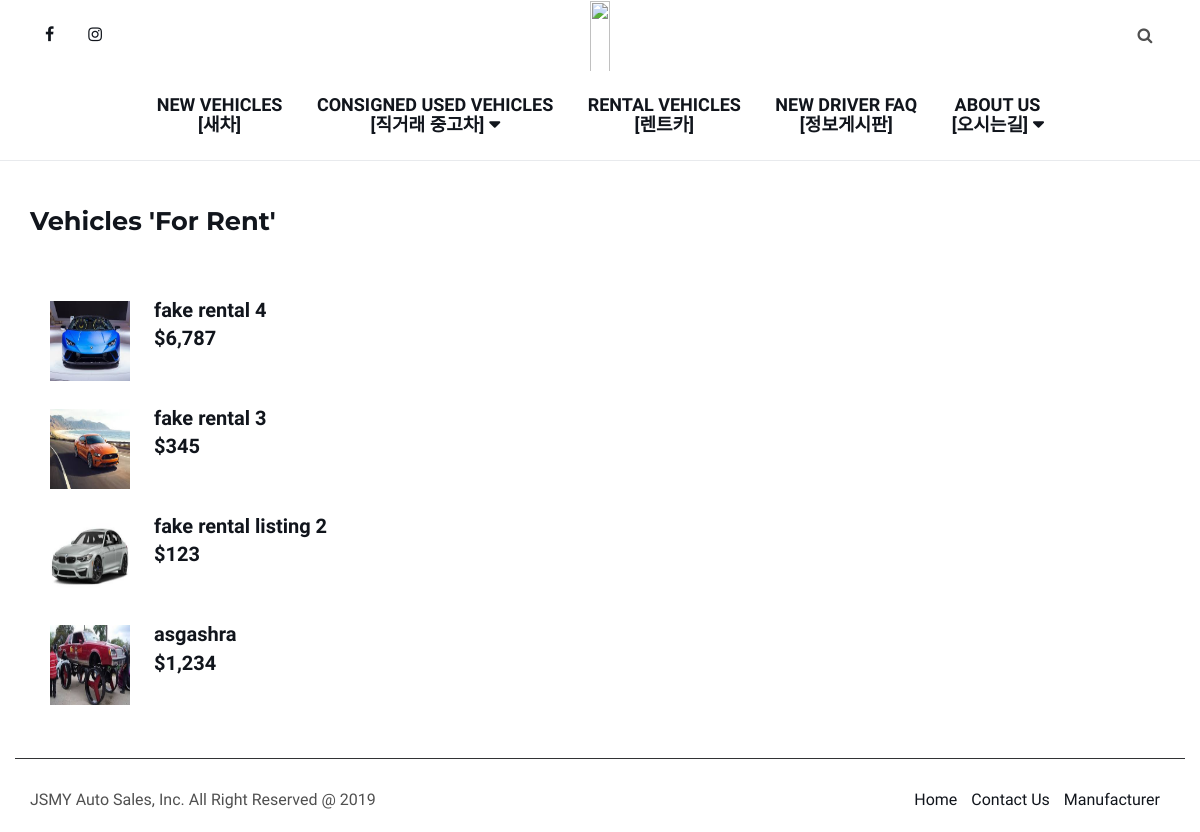
Page /rental/ on the committed database.
### listing/models.py (models this page shows, shortened)
class Car(models.Model):
    type = models.CharField(max_length=25, choices=[('New', 'New Vehicle'), ('Used', 'Used Vehicle'), ('Lease', 'Rental Vehicle'),('faq', 'FAQ')], default='New', verbose_name='Listing Type')
    title = models.CharField(max_length=500, verbose_name='Title of Vehicle Listing')
    price = models.DecimalField(max_digits=8, decimal_places=2, verbose_name='Price of Vehicle in Dollar Amount')
    body = RichTextField(verbose_name='Description of Vehicle')
    slug = models.SlugField(max_length=200, unique=True, verbose_name='SLUG: Your URL will have this in the address')
    publish = models.BooleanField(default=True)
    sold = models.CharField(max_length=10,verbose_name='Sold Y/N',choices=[('Sale', 'For Sale'), ('Solded', 'Sold')], default='Sale')
    created = models.DateField(auto_now_add=True)
    modified = models.DateField(auto_now=True)
    object = EntryQuerySet.as_manager()
    class Meta:
        verbose_name = "Car Listing Entry"
        verbose_name_plural = "Car Listing Entries"
        ordering = ["-created"]

### listing/views.py (the view)
# urls.py: path('rental/', views.lease.as_view(), name='rentalListing'),
class lease(TemplateView):
    template_name = 'listing/rental.html'
    def get(self, request,):
        cursor = connection.cursor()
        cursor.execute(
            'select listing_carimg.LImage, listing_car.price,listing_car.slug, listing_car.title from listing_car inner join listing_carimg on listing_car.id = listing_carimg.car_id where listing_carimg.mainimage = 1 and listing_car.type ="Lease" and listing_car.publish = 1 ORDER BY listing_car.id desc ')
        df = dictfetchall(cursor)
        posts = Car.object.filter(type="Lease", publish=True, created__lte=timezone.now()).order_by('-pk')
        page = request.GET.get('page', 1)
        paginator = Paginator(df, 20)
        try:
            pag = paginator.page(page)
        except PageNotAnInteger:
            pag = paginator.page(1)
        except EmptyPage:
            pag = paginator.page(paginator.num_pages)
        return render(request, self.template_name, {'posts': posts, 'pag':pag})

### listing/views.py (called while the page is built)
def dictfetchall(cursor):
    desc = cursor.description
    return [
            dict(zip([col[0] for col in desc], row))
            for row in cursor.fetchall()
    ]

### listing/templates/listing/rental.html (shortened to what this page needs)
<!DOCTYPE html>
<html lang="en">
<head>
</head>
{% extends 'index.html' %}
{% load static %}
{% load humanize %}
{% block summary %}
<body>
    <br>
    <br>
    <div class="container">
        <h2>
            Vehicles 'For Rent'
        </h2>
    </div>
    <br>
    <br>
    {% for Car in pag %}
        <div class="container">
            <a href="{% url 'listing:detailListing' Car.slug%}">
                <img src="/../media/{{ Car.LImage }}" width="70" height="70" align="middle" hspace="20">
                <span class="a">{{ Car.title }}<br>${{ Car.price|floatformat:0|intcomma }}</span>
            </a>
            <br>
        </div>
    {% endfor %}
</body>
{% endblock %}

### listing/static/style.css (style rules this page uses)
body { font-family: 'Muli', sans-serif; font-size: 16px; color: #505050; font-weight: 400; overflow-x: hidden; }
h1, h2, h3, h4, h5, h6 { font-family: 'Montserrat', sans-serif; color: #11151c; font-weight: 700; margin: 0px 0px 15px; }
h2 { font-size: 25.629px; }
a { color: #11151c; -webkit-transition: 0.2s color; transition: 0.2s color; }

### listing/templates/listing/rental.html (style rules this page uses)
a { display: block; text-decoration: none; }
a img { display: inline-block; width: 80px; height: 80px; }
a span { display: inline-block; font-size: 20px; font-weight: bold; }

### rows in the picture
Car: shows a picture, title "fake rental 4", price "6,787"
Car: shows a picture, title "fake rental 3", price "345"
Car: shows a picture, title "fake rental listing 2", price "123"
Car: shows a picture, title "asgashra", price "1,234"
